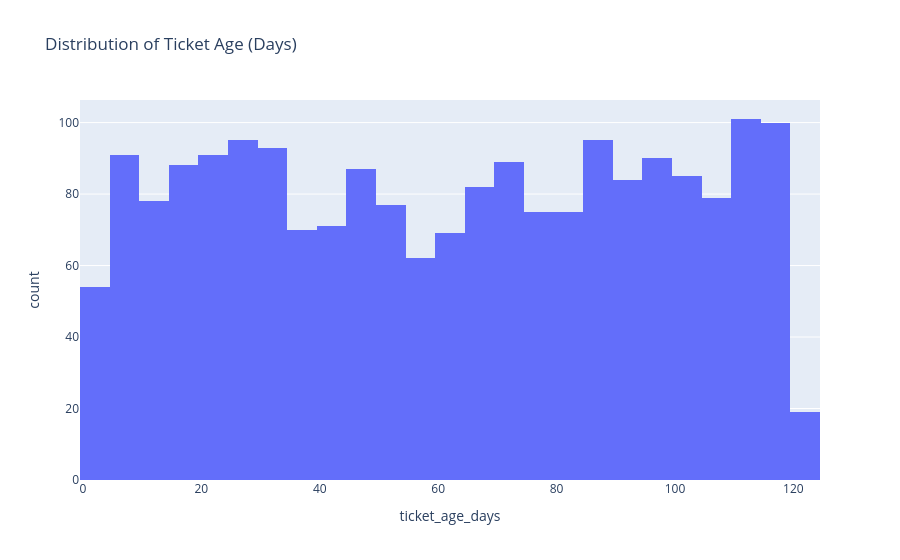

Notebook source saved alongside this figure:
### Code cell
# distribution of rows for each ticket age in days
fig_resolution = px.histogram(df, x='ticket_age_days', title='Distribution of Ticket Age (Days)')
fig_resolution.show()

### Figure 1 — Plotly figure (JSON) as saved in the notebook; plotly's stock layout.template omitted (floating-point values rounded to 4 significant figures; data arrays with more than 128 entries replaced by an {"elided": "..."} marker saying what was removed)
{"data": [{"bingroup": "x", "hovertemplate": "ticket_age_days=%{x}<br>count=%{y}<extra></extra>", "legendgroup": "", "marker": {"color": "#636efa", "pattern": {"shape": ""}}, "name": "", "orientation": "v", "showlegend": false, "type": "histogram", "x": {"elided": "2000 int values"}, "xaxis": "x", "yaxis": "y"}], "layout": {"barmode": "relative", "legend": {"tracegroupgap": 0}, "title": {"text": "Distribution of Ticket Age (Days)"}, "xaxis": {"anchor": "y", "domain": [0, 1], "title": {"text": "ticket_age_days"}}, "yaxis": {"anchor": "x", "domain": [0, 1], "title": {"text": "count"}}}}
